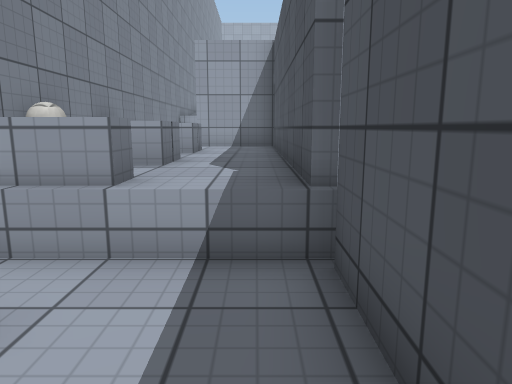
View 1 (above)

22 first-person views from a walk through a Unity game level. The camera is 1.3 m above the floor, tilts 10° down and sees 70° across. The floor is counted in squares, 1 m on a side. Each view is taken from the middle of a square. On the plan, view 1 faces up. The plan holds only what a view shows up to about 15 squares ahead; the rest is blank. The place goes on beyond the plan. Surface patterns are stand-ins for the level's own textures.

View 2
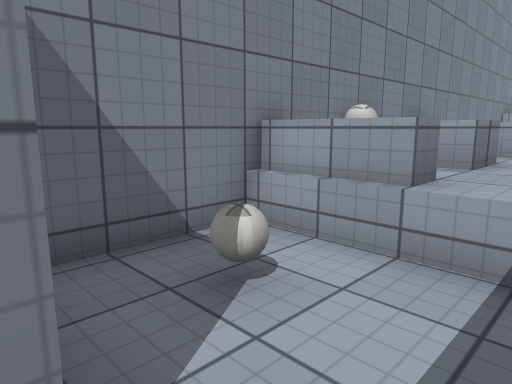

View 3
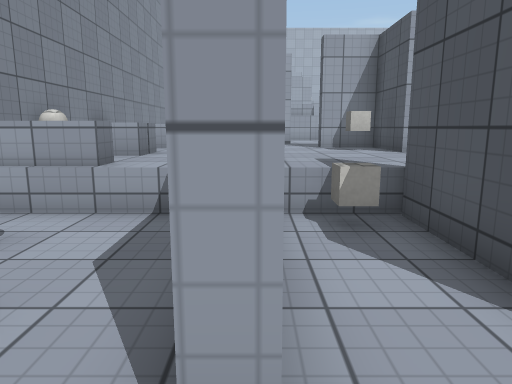

View 4
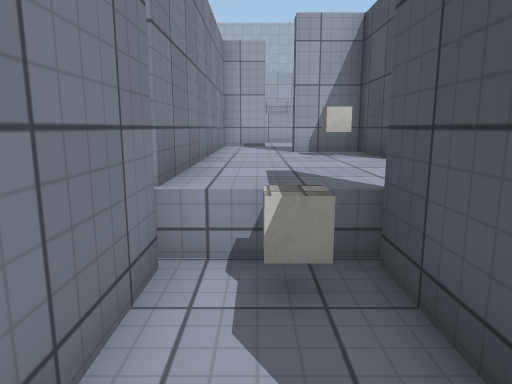

View 5
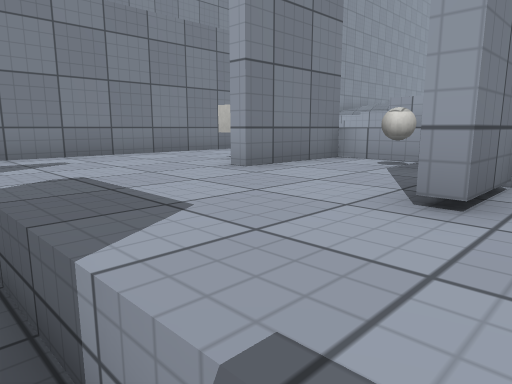

View 6
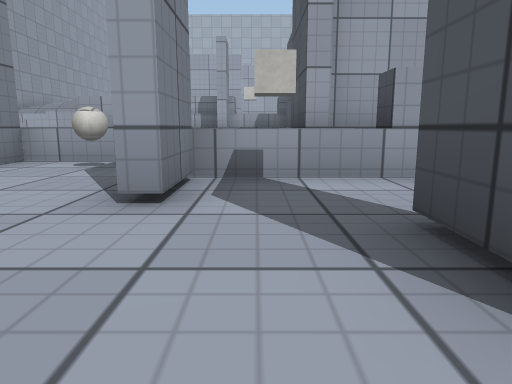

View 7
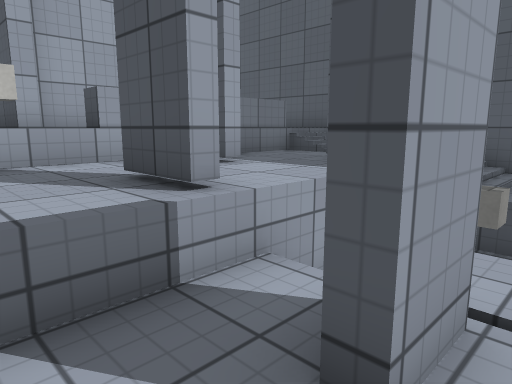

View 8
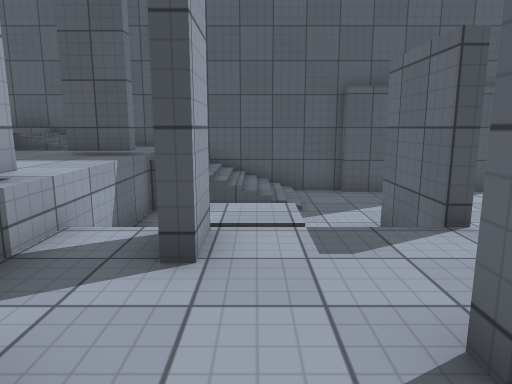

View 9
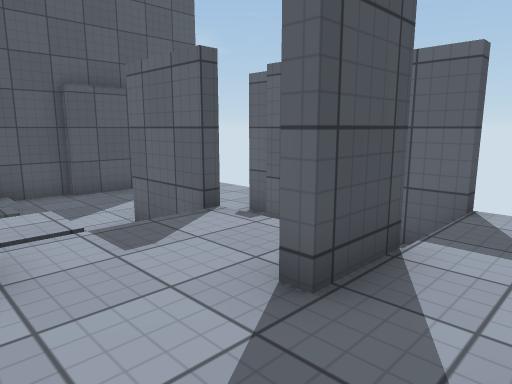

View 10
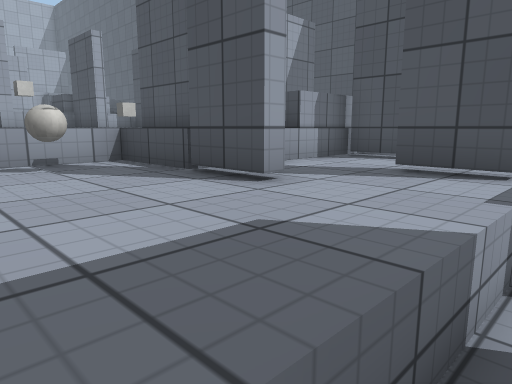

View 11
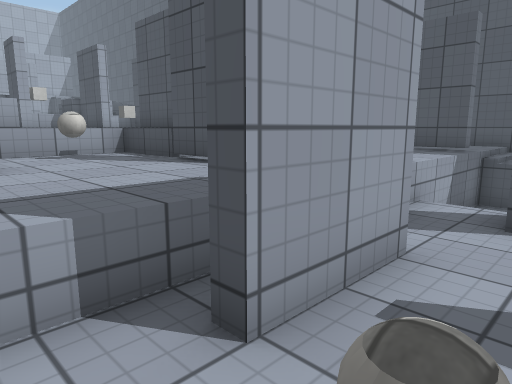

View 12
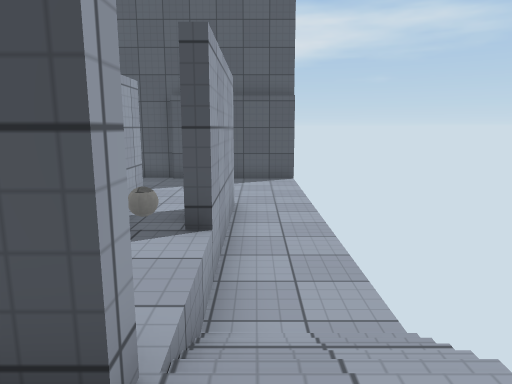

View 13
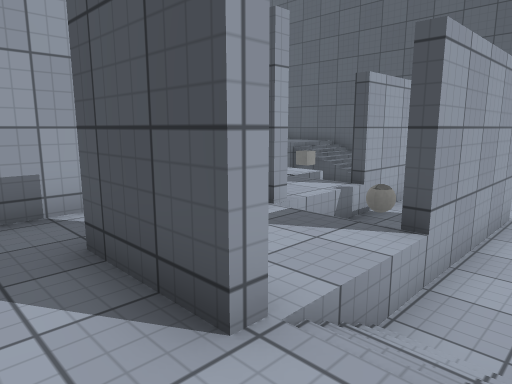

View 14
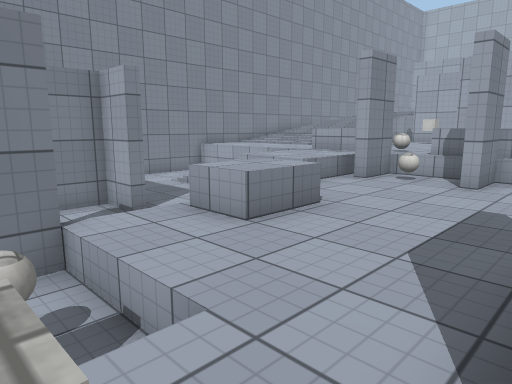

View 15
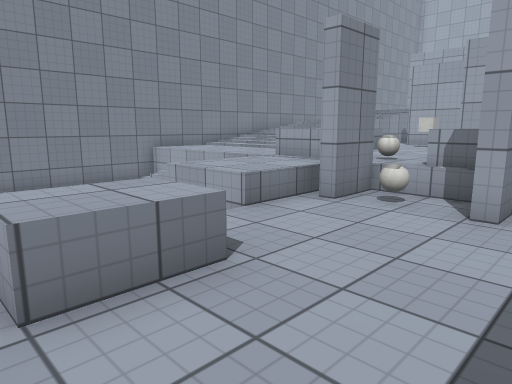

View 16
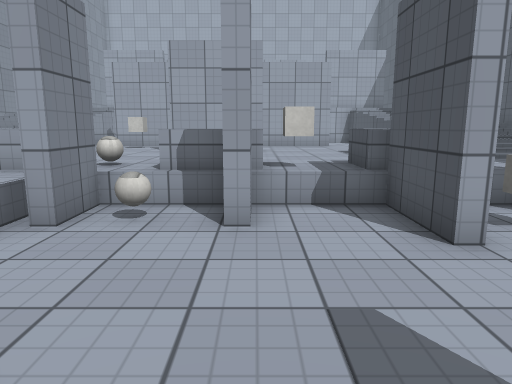

View 17
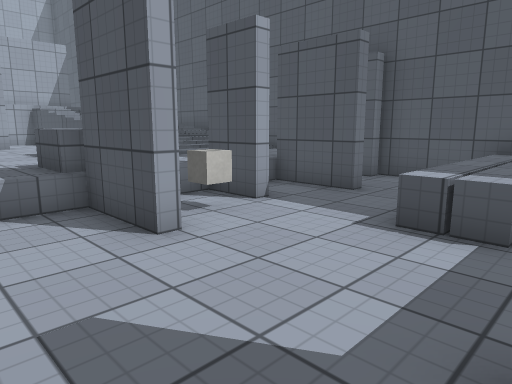

View 18
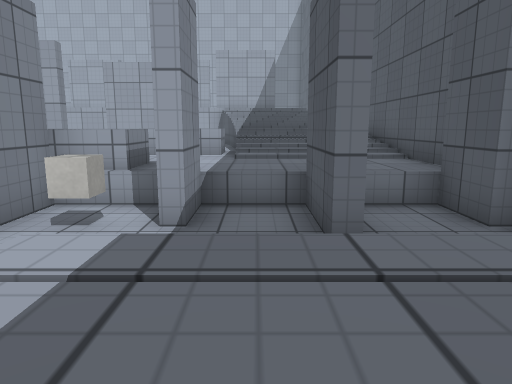

View 19
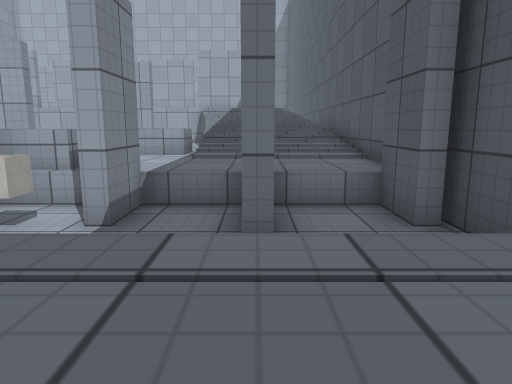

View 20
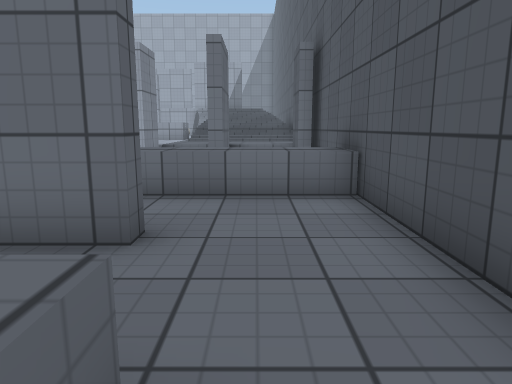

View 21
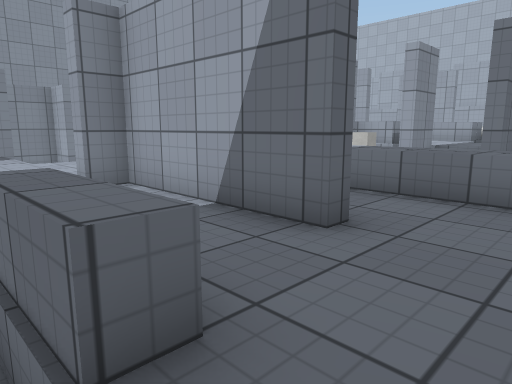

View 22
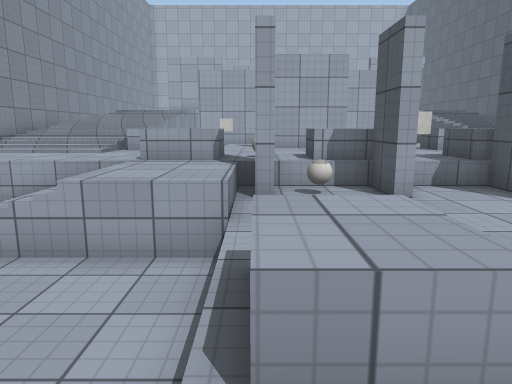

### Floor plan
Key: @ floor where view 1 was taken; # wall or solid block; x gap in a wall; . main floor; : floor 0.5 m higher than the main floor; - floor 0.75 m lower than the main floor; + floor 1 m higher than the main floor; * floor 1.25 m higher than the main floor; % floor 1.5 m higher than the main floor; _ floor 1.5 m lower than the main floor; & floor 1.75 m higher than the main floor; $ floor 2 m higher than the main floor; / step, stairs or slope; = window, fence, low wall or low ledge; ^ raised ledge; v drop or lower ground; O other object.
Columns run from 4 left of view 1 to 18 right of it. Each row starts with its distance up from view 1.
 27        ###  #### =   v#
 26        ++    +++ =   v#
 25 #      +O    +++  $$$&#
 24 # ///   ++  ++++ v/// #
 23 #%%%%  ^++###++^ ^    #
 22  %%%%^  +++ +++^^^%%%%#
 21   ***+  +++ ++++++****#
 20 #++++++ +++ +++^++++++#
 19 #+++++/^^%+^^O^ ^+++++#
 18 #=.////++#==#=#==#:#:##
 17 #     /++#O:#:#:O#:#:##
 16 #..  //++:::::#::::#::#
 15 #..////.=:::::::::::::#
 14 # .......::::::::^^^^^#
 13 #   .....^^::::::^^^^^#
 12 #  ####..^^:::#:  ::::#
 11 #  ..#.. :::::#   #:::#
 10 # ^..#.. :::::#####:::#
  9 # ^..#.###OO=:    ::::#
  8 # ...#..O#O.=O:^^^^^::#
  7 # ^..#...#..# ..#=.///#
  6 # ^..#......#...#.... #
  5 #O...#........#...#.. #
  4 #^^..#........#...#...#
  3 #----#O#--###--=___///#
  2 #-O--#-# -----#^^ O///#
  1 #----#-#-O-----^^  ///#
  0   #-@#- ##-----____///#
 -1         ----#--=______#
 -2      -  ----x_=###___##
 -3        --#--_O_______#
 -4        --#--#####____#
 -5        ---/__________#
 -6        - -/__________#

Positions as (right, up) in squares from view 1, and headings:
1: (0, 0), facing up
2: (0, 0), facing up-left
3: (1, -2), facing up
4: (2, 0), facing up
5: (9, 3), facing up-left
6: (9, 3), facing up
7: (8, 1), facing up-right
8: (6, 1), facing right
9: (6, 2), facing down-right
10: (5, 3), facing up-right
11: (4, 1), facing up-right
12: (3, -5), facing right
13: (3, -6), facing up-right
14: (10, 8), facing up-left
15: (9, 11), facing up-left
16: (8, 12), facing up
17: (8, 12), facing up-right
18: (14, 12), facing up
19: (15, 12), facing up
20: (16, 7), facing up
21: (17, 7), facing up-left
22: (5, 10), facing up
